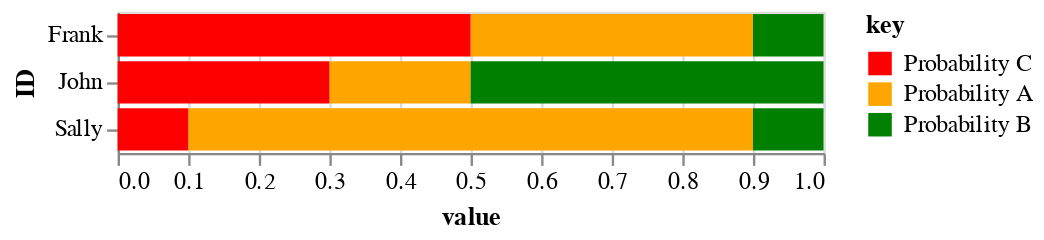

Notebook code for this chart:
### Code cell
alt.Chart(small_df).mark_bar().transform_fold(
        ['Probability A','Probability B','Probability C']
    ).encode(
        x=alt.X('value:Q',scale=alt.Scale(domain=[0, 1])),
        y='ID:N',
        color=alt.Color('key:N',
            # arrange the column-colr pairs to you what you want
            scale=alt.Scale(
                domain=['Probability C','Probability A','Probability B'],
                range=['red', 'orange', 'green']
            )
        ),
        #order=alt.Order('value:Q',sort='descending'),
        #order=alt.Order('key:N',sort='descending'),
)

### Figure 1 — Vega-Lite specification as saved in the notebook (floating-point values rounded to 4 significant figures)
{"config": {"view": {"continuousWidth": 300, "continuousHeight": 300}}, "data": {"name": "data-ece8691ccdad5a385e181f814df6e02e"}, "mark": {"type": "bar"}, "encoding": {"color": {"field": "key", "scale": {"domain": ["Probability C", "Probability A", "Probability B"], "range": ["red", "orange", "green"]}, "type": "nominal"}, "x": {"field": "value", "scale": {"domain": [0, 1]}, "type": "quantitative"}, "y": {"field": "ID", "type": "nominal"}}, "transform": [{"fold": ["Probability A", "Probability B", "Probability C"]}], "$schema": "https://vega.github.io/schema/vega-lite/v5.8.0.json", "datasets": {"data-ece8691ccdad5a385e181f814df6e02e": [{"Probability A": 0.2, "Probability B": 0.5, "Probability C": 0.3, "ID": "John"}, {"Probability A": 0.8, "Probability B": 0.1, "Probability C": 0.1, "ID": "Sally"}, {"Probability A": 0.4, "Probability B": 0.1, "Probability C": 0.5, "ID": "Frank"}]}}
